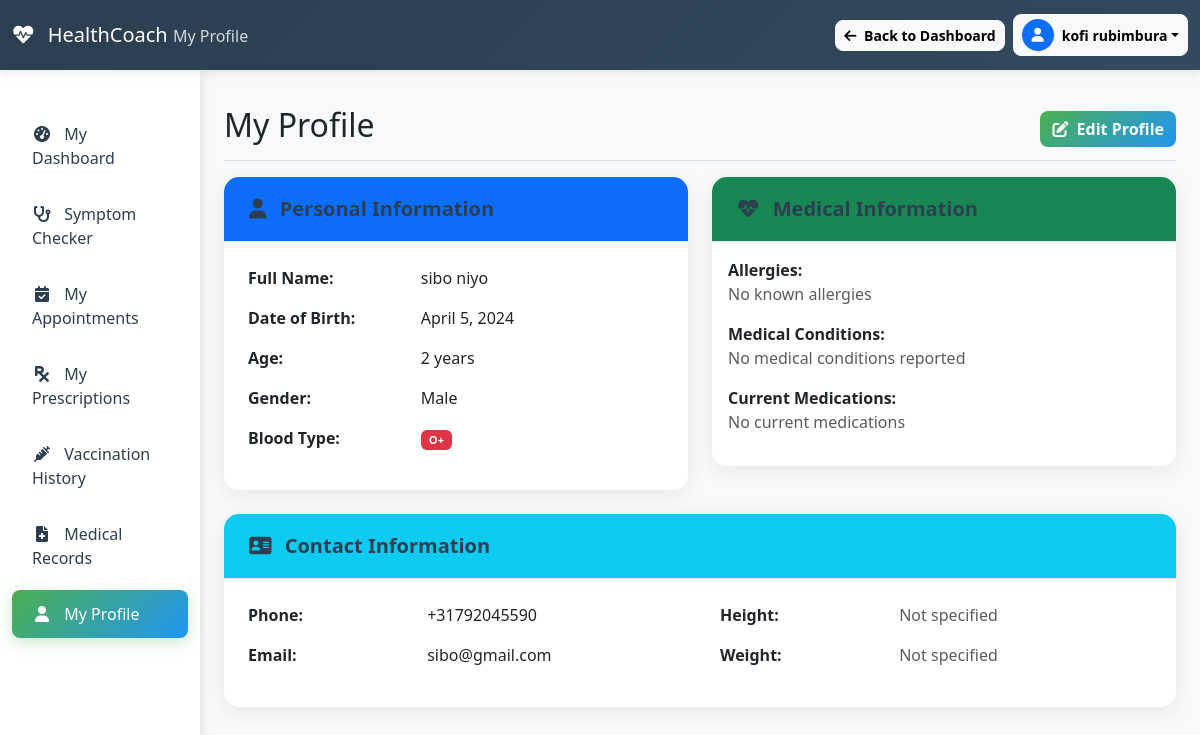
Page /patient/profile/ (signed in) on the earlier database version.
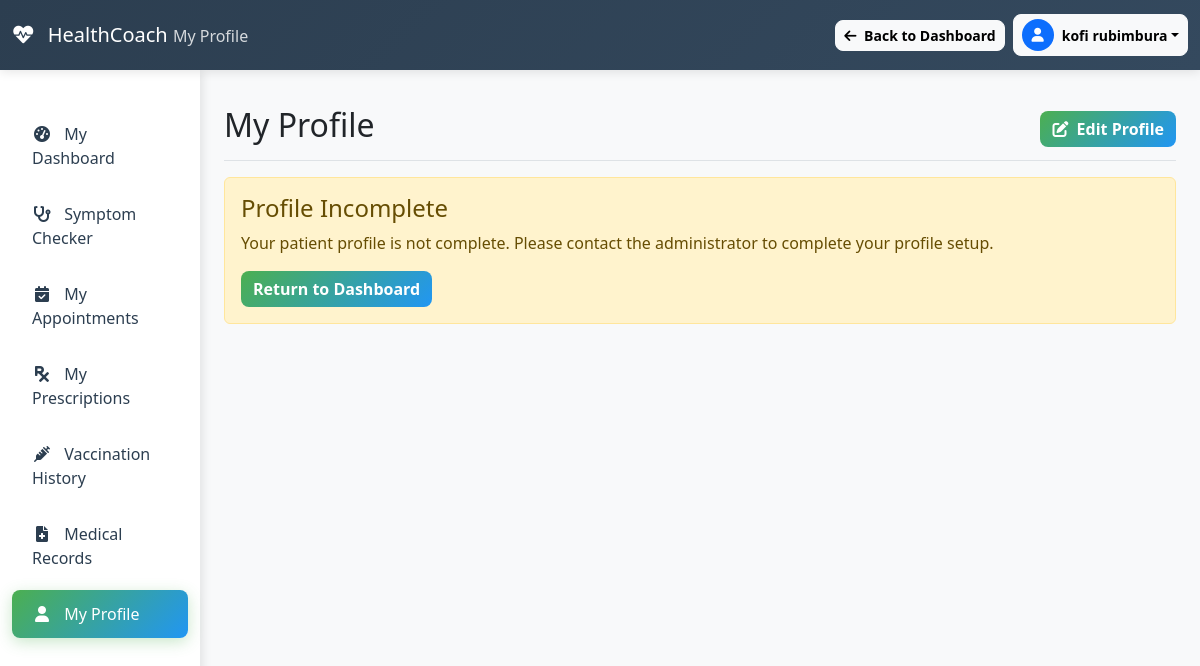
Same page on the later database version.
### vaccineapp/models.py (models this page shows, shortened)
class Patient(models.Model):
    GENDER_CHOICES = [
        ("M", "Male"),
        ("F", "Female"),
        ("O", "Other"),
        ("U", "Unknown"),
    ]
    BLOOD_TYPE_CHOICES = [
        ("A+", "A+"),
        ("A-", "A-"),
        ("B+", "B+"),
        ("B-", "B-"),
        ("AB+", "AB+"),
        ("AB-", "AB-"),
        ("O+", "O+"),
        ("O-", "O-"),
        ("UNK", "Unknown"),
    ]
    user = models.ForeignKey(User, on_delete=models.CASCADE, related_name="patients")
    first_name = models.CharField(max_length=100)
    last_name = models.CharField(max_length=100)
    date_of_birth = models.DateField()
    gender = models.CharField(max_length=1, choices=GENDER_CHOICES, default="U")
    weight = models.DecimalField(
        max_digits=5, decimal_places=2, blank=True, null=True, help_text="Weight in kg"
    )
    height = models.DecimalField(
        max_digits=5, decimal_places=2, blank=True, null=True, help_text="Height in cm"
    )
    blood_type = models.CharField(
        max_length=3, choices=BLOOD_TYPE_CHOICES, blank=True, null=True
    )
    allergies = models.TextField(
        blank=True, null=True, help_text="List any known allergies"
    )
    medical_conditions = models.TextField(
        blank=True, null=True, help_text="List any medical conditions"
    )
    current_medications = models.TextField(
        blank=True, null=True, help_text="List current medications"
    )
    patient_phone = models.CharField(max_length=15, blank=True, null=True)
    patient_email = models.EmailField(blank=True, null=True)
    relationship_to_guardian = models.CharField(
        max_length=50, blank=True, null=True, help_text="e.g., Son, Daughter, Ward"
    )
    medical_record_number = models.CharField(
        max_length=50, blank=True, null=True, unique=True
    )
    created_at = models.DateTimeField(auto_now_add=True)
    updated_at = models.DateTimeField(auto_now=True)
    class Meta:
        ordering = ["-created_at"]
        verbose_name = "Patient"
        verbose_name_plural = "Patients"
    def age(self):
        today = date.today()
        return (
            today.year
            - self.date_of_birth.year
            - (
                (today.month, today.day)
                < (self.date_of_birth.month, self.date_of_birth.day)
            )
        )

### vaccineapp/views.py (the view)
# urls.py: path('patient/profile/', views.patient_profile, name='patient_profile'),
@login_required(login_url='/login/')
def patient_profile(request):
    if request.user.is_staff or request.user.is_superuser:
        return redirect('dashboard')
    patient = Patient.objects.filter(user=request.user).first()
    if not patient:
        messages.warning(request, 'Please complete your patient profile.')
        context = {
            'patient': None,
        }
    else:
        user_profile = UserProfile.objects.filter(user=request.user).first()
        context = {
            'patient': patient,
            'user_profile': user_profile,
        }
    return render(request, 'patient_profile.html', context)

### vaccineapp/templates/patient_profile.html (shortened to what the changed rows need)
{% load static %}
<!DOCTYPE html>
<html lang="en">
<head>
    <link href="https://cdn.jsdelivr.net/npm/bootstrap@5.3.0-alpha1/dist/css/bootstrap.min.css" rel="stylesheet">
    <link rel="stylesheet" href="https://cdnjs.cloudflare.com/ajax/libs/font-awesome/6.0.0/css/all.min.css">
    <link rel="stylesheet" href="{% static 'css/dashboard.css' %}">
</head>
<body class="dashboard-body">
    <div class="container-fluid">
        <div class="row">
            <main class="col-md-9 ms-sm-auto col-lg-10 px-md-4">
                <div class="d-flex justify-content-between flex-wrap flex-md-nowrap align-items-center pt-3 pb-2 mb-3 border-bottom">
                    <h1 class="h2">My Profile</h1>
                </div>
                {% if patient %}
                <div class="row">
                    <div class="col-md-6">
                        <div class="card mb-4">
                            <div class="card-header bg-primary text-white">
                                <h5 class="card-title mb-0">
                                    <i class="fas fa-user me-2"></i>
                                    Personal Information
                                </h5>
                            </div>
                            <div class="card-body">
                                <div class="row">
                                    <div class="col-12">
                                        <table class="table table-borderless">
                                            <tr>
                                                <th width="40%">Full Name:</th>
                                                <td>{{ patient.first_name }} {{ patient.last_name }}</td>
                                            </tr>
                                            <tr>
                                                <th>Date of Birth:</th>
                                                <td>{{ patient.date_of_birth }}</td>
                                            </tr>
                                            <tr>
                                                <th>Age:</th>
                                                <td>{{ patient.age }} years</td>
                                            </tr>
                                            <tr>
                                                <th>Gender:</th>
                                                <td>{{ patient.get_gender_display }}</td>
                                            </tr>
                                            <tr>
                                                <th>Blood Type:</th>
                                                <td>
                                                    {% if patient.blood_type %}
                                                    <span class="badge bg-danger">{{ patient.blood_type }}</span>
                                                    {% else %}
                                                    <span class="text-muted">Not specified</span>
                                                    {% endif %}
                                                </td>
                                            </tr>
                                        </table>
                                    </div>
                                </div>
                            </div>
                        </div>
                    </div>
                    <div class="col-md-6">
                        <div class="card mb-4">
                            <div class="card-header bg-success text-white">
                                <h5 class="card-title mb-0">
                                    <i class="fas fa-heartbeat me-2"></i>
                                    Medical Information
                                </h5>
                            </div>
                            <div class="card-body">
                                <div class="mb-3">
                                    <strong>Allergies:</strong>
                                    <p class="mb-2">
                                        {% if patient.allergies %}
                                        {{ patient.allergies }}
                                        {% else %}
                                        <span class="text-muted">No known allergies</span>
                                        {% endif %}
                                    </p>
                                </div>
                                <div class="mb-3">
                                    <strong>Medical Conditions:</strong>
                                    <p class="mb-2">
                                        {% if patient.medical_conditions %}
                                        {{ patient.medical_conditions }}
                                        {% else %}
                                        <span class="text-muted">No medical conditions reported</span>
                                        {% endif %}
                                    </p>
                                </div>
                                <div class="mb-3">
                                    <strong>Current Medications:</strong>
                                    <p class="mb-0">
                                        {% if patient.current_medications %}
                                        {{ patient.current_medications }}
                                        {% else %}
                                        <span class="text-muted">No current medications</span>
                                        {% endif %}
                                    </p>
                                </div>
                            </div>
                        </div>
                    </div>
                    <div class="col-12">
                        <div class="card">
                            <div class="card-header bg-info text-white">
                                <h5 class="card-title mb-0">
                                    <i class="fas fa-address-card me-2"></i>
                                    Contact Information
                                </h5>
                            </div>
                            <div class="card-body">
                                <div class="row">
                                    <div class="col-md-6">
                                        <table class="table table-borderless">
                                            <tr>
                                                <th width="40%">Phone:</th>
                                                <td>
                                                    {% if patient.patient_phone %}
                                                    {{ patient.patient_phone }}
                                                    {% else %}
                                                    <span class="text-muted">Not specified</span>
                                                    {% endif %}
                                                </td>
                                            </tr>
                                            <tr>
                                                <th>Email:</th>
                                                <td>
                                                    {% if patient.patient_email %}
                                                    {{ patient.patient_email }}
                                                    {% else %}
                                                    <span class="text-muted">Not specified</span>
                                                    {% endif %}
                                                </td>
                                            </tr>
                                        </table>
                                    </div>
                                    <div class="col-md-6">
                                        <table class="table table-borderless">
                                            <tr>
                                                <th width="40%">Height:</th>
                                                <td>
                                                    {% if patient.height %}
                                                    {{ patient.height }} cm
                                                    {% else %}
                                                    <span class="text-muted">Not specified</span>
                                                    {% endif %}
                                                </td>
                                            </tr>
                                            <tr>
                                                <th>Weight:</th>
                                                <td>
                                                    {% if patient.weight %}
                                                    {{ patient.weight }} kg
                                                    {% else %}
                                                    <span class="text-muted">Not specified</span>
                                                    {% endif %}
                                                </td>
                                            </tr>
                                        </table>
                                    </div>
                                </div>
                            </div>
                        </div>
                    </div>
                </div>
                {% else %}
                <div class="alert alert-warning">
                    <h4>Profile Incomplete</h4>
                    <p>Your patient profile is not complete. Please contact the administrator to complete your profile setup.</p>
                    <a href="{% url 'patient_dashboard' %}" class="btn btn-primary">Return to Dashboard</a>
                </div>
                {% endif %}
            </main>
        </div>
    </div>
</body>
</html>

Differences in the rows shown:
removed Patient: first_name "sibo", last_name "niyo", date_of_birth "April 5, 2024", age "2", gender "Male", blood_type "O+", patient_phone "+31792045590", patient_email "sibo@gmail.com"
Other differences:
text no longer shown: "Personal Information Full Name: Date of Birth: Age: years Gender: Blood Type: Medical Information Allergies: No known allergies Medical Conditions: No medical conditions reported Current Medications: No current medications Contact Information Phone: Email: Height: Not specified Weight: Not specified"
text now shown: "Profile Incomplete Your patient profile is not complete. Please contact the administrator to complete your profile setup. Return to Dashboard"
